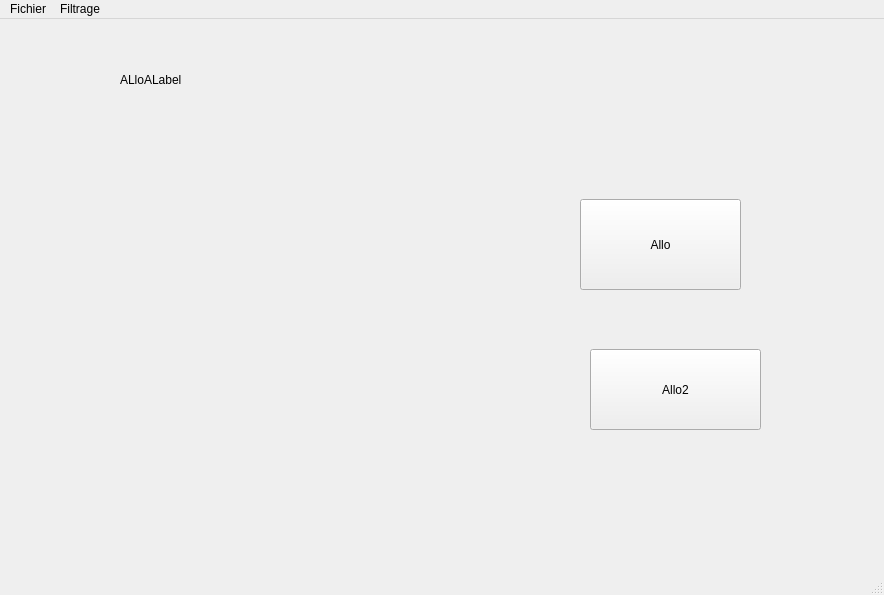
<?xml version="1.0" encoding="UTF-8"?>
<ui version="4.0">
 <class>MainWindow</class>
 <widget class="QMainWindow" name="MainWindow">
  <property name="geometry">
   <rect>
    <x>0</x>
    <y>0</y>
    <width>884</width>
    <height>595</height>
   </rect>
  </property>
  <property name="windowTitle">
   <string>MainWindow</string>
  </property>
  <widget class="QWidget" name="centralwidget">
   <widget class="QPushButton" name="pushButton">
    <property name="geometry">
     <rect>
      <x>580</x>
      <y>180</y>
      <width>161</width>
      <height>91</height>
     </rect>
    </property>
    <property name="text">
     <string>Allo</string>
    </property>
   </widget>
   <widget class="QLabel" name="label">
    <property name="geometry">
     <rect>
      <x>120</x>
      <y>20</y>
      <width>161</width>
      <height>81</height>
     </rect>
    </property>
    <property name="text">
     <string>ALloALabel</string>
    </property>
   </widget>
   <widget class="QPushButton" name="pushButton_2">
    <property name="geometry">
     <rect>
      <x>590</x>
      <y>330</y>
      <width>171</width>
      <height>81</height>
     </rect>
    </property>
    <property name="text">
     <string>Allo2</string>
    </property>
   </widget>
  </widget>
  <widget class="QMenuBar" name="menubar">
   <property name="geometry">
    <rect>
     <x>0</x>
     <y>0</y>
     <width>884</width>
     <height>26</height>
    </rect>
   </property>
   <widget class="QMenu" name="menuFichier">
    <property name="title">
     <string>Fichier</string>
    </property>
    <addaction name="actionOuvrir"/>
   </widget>
   <widget class="QMenu" name="menuFiltrage">
    <property name="title">
     <string>Filtrage</string>
    </property>
   </widget>
   <addaction name="menuFichier"/>
   <addaction name="menuFiltrage"/>
  </widget>
  <widget class="QStatusBar" name="statusbar"/>
  <action name="actionOuvrir">
   <property name="text">
    <string>Ouvrir</string>
   </property>
  </action>
 </widget>
 <resources/>
 <connections/>
</ui>
